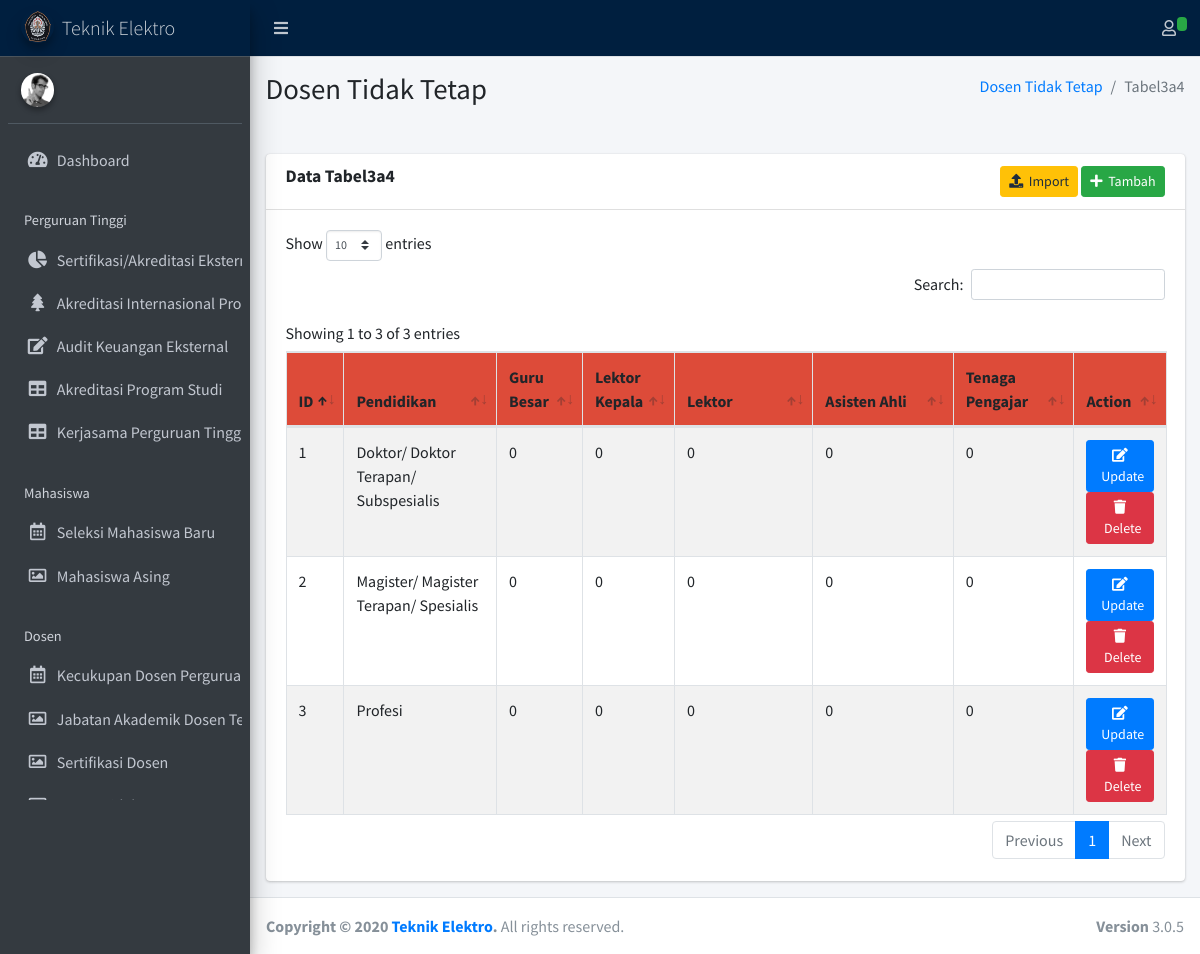
Screenshot of /index.php/tabel3a4 with the database file from the repository.
### tables this page shows
CREATE TABLE `tabel3a4` (
  `id` int(11) NOT NULL,
  `pendidikan` varchar(128) NOT NULL,
  `guru_besar` int(11) NOT NULL,
  `lektor_kepala` int(11) NOT NULL,
  `lektor` int(11) NOT NULL,
  `asisten_ahli` int(11) NOT NULL,
  `tenaga_pengajar` int(11) NOT NULL,
  `created_at` datetime NOT NULL,
  `updated_at` datetime NOT NULL
);

### application/controllers/Tabel3a4.php (called while the page is built, shortened)
<?php
class Tabel3a4 extends CI_Controller {
    public function __construct()
    {
        $this->load->model('Tabel3a4Model');
    }
	public function index()
	{
        $tabel3a4s = $this->Tabel3a4Model->show();
        $this->load->view('main.php',[
            "page" => "tabel3a4",
            "content" => [],
            "tabel3a4s" => $tabel3a4s,
        ]);
    }
}

### index.php (called while the page is built, shortened)
<?php
require_once BASEPATH.'core/CodeIgniter.php';

### application/models/Tabel3a4Model.php (called while the page is built, shortened)
<?php if(!defined('BASEPATH')) exit('Hacking Attempt : Keluar dari sistem..!!');
class Tabel3a4Model extends CI_Model
{
    public function show()
    {
        $this->db->select('*');
        return $this->db->get('tabel3a4')->result();
    }
}

### application/views/pages/tabel3a4.php (the view, shortened to what this page needs)
<div class="content-wrapper">
	<section class="content-header">
      <div class="container-fluid">
        <div class="row mb-2">
          <div class="col-sm-6">
            <h1>Dosen Tidak Tetap</h1>
          </div>
          <div class="col-sm-6">
            <ol class="breadcrumb float-sm-right">
              <li class="breadcrumb-item"><a href="#">Dosen Tidak Tetap</a></li>
              <li class="breadcrumb-item active">Tabel3a4</li>
            </ol>
          </div>
        </div>
      </div>
    </section>
	<br>
	<section class="content">
		<div class="container-fluid">
			<div class="row">
				<div class="col-12">
					<div class="card">
						<div class="card-header">
							<h3 class="card-title"><b>Data Tabel3a4 </b></h3>
							<div class="text-right">
								<button type="button" class="btn btn-sm btn-warning" data-toggle="modal"
									data-target="#import-tabel3a4"><i class="fa fa-upload"></i>&nbsp&nbspImport</button>
								<button type="button" class="btn btn-sm btn-success" data-toggle="modal"
									data-target="#tambah-tabel3a4"><i class="fa fa-plus"></i>&nbsp&nbspTambah</button>
							</div>
						</div>
						<div class="card-body table-responsive">
							<table class="table table-striped table-bordered table-hover dataku">
								<thead class="atas">
									<tr>
										<th width="5%">ID</th>
										<th width="20%">Pendidikan</th>
										<th width="10%">Guru Besar</th>
										<th width="10%">Lektor Kepala</th>
										<th width="20%">Lektor</th>
										<th width="20%">Asisten Ahli</th>
										<th width="20%">Tenaga Pengajar</th>
										<th width="10%">Action</th>
									</tr>
								</thead>
								<tbody>
									<?php
									$no=1;
									foreach ($tabel3a4s as $tabel3a4) {
									?>
									<tr>
										<td><?php echo $no; ?></td>
										<td><?php echo $tabel3a4->pendidikan; ?></td>
										<td><?php echo $tabel3a4->guru_besar; ?></td>
										<td><?php echo $tabel3a4->lektor_kepala; ?></td>
										<td><?php echo $tabel3a4->lektor; ?></td>
										<td><?php echo $tabel3a4->asisten_ahli; ?></td>
										<td><?php echo $tabel3a4->tenaga_pengajar; ?></td>
										<td>
											<button type="button" class="btn btn-sm btn-primary" data-toggle="modal"
												data-target="#edit-tabel3a4<?php echo $tabel3a4->id;?>"><i
													class="fa fa-edit"></i>&nbsp&nbspUpdate</button>
											<a class="btn btn-danger btn-sm delete-link" href="<?= base_url('Tabel3a4/delete/'.$tabel3a4->id);?>"><i
													class="fa fa-trash "></i>&nbsp&nbspDelete</a>
										</td>
									</tr>
									<?php $no++; } ?>
								</tbody>
							</table>
						</div>
					</div>
				</div>
			</div>
		</div>
	</section>
</div>

### application/views/templates/head.php (style rules this page uses)
.atas { background-color: #DD4B39; border-color: green; border-color: green; }

### rows the page displays
tabel3a4: pendidikan "Doktor/ Doktor Terapan/ Subspesialis", guru_besar "0", lektor_kepala "0", lektor "0", asisten_ahli "0", tenaga_pengajar "0"
tabel3a4: pendidikan "Magister/ Magister Terapan/ Spesialis", guru_besar "0", lektor_kepala "0", lektor "0", asisten_ahli "0", tenaga_pengajar "0"
tabel3a4: pendidikan "Profesi", guru_besar "0", lektor_kepala "0", lektor "0", asisten_ahli "0", tenaga_pengajar "0"
